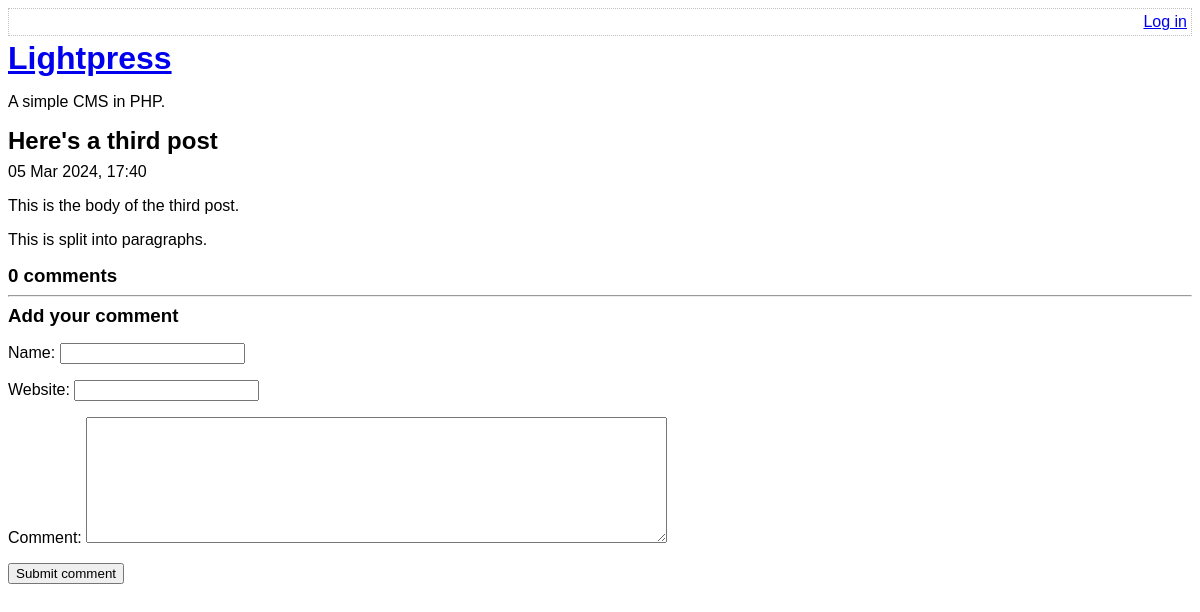
Page /view-post.php?post_id=3 on the committed database.
### tables this page shows
CREATE TABLE post (
    id INTEGER PRIMARY KEY AUTOINCREMENT NOT NULL,
    title VARCHAR NOT NULL,
    body VARCHAR NOT NULL,
    user_id INTEGER NOT NULL,
    created_at VARCHAR NOT NULL,
    updated_at VARCHAR
);

### lib/view-post.php (called while the page is built, shortened)
<?php
function getPostRow(PDO $pdo, $postId)
{
    $stmt = $pdo->prepare(
        'SELECT
            title, created_at, body
        FROM
            post
        WHERE
            id = :id'
    );
    $result = $stmt->execute(
        array('id' => $postId, )
    );
    $row = $stmt->fetch(PDO::FETCH_ASSOC);
    return $row;
    }

### view-post.php (the view, shortened to what this page needs)
<?php
require_once 'lib/common.php';
require_once 'lib/view-post.php';
if (isset($_GET['post_id']))
{
    $postId = $_GET['post_id'];
}
else
{
    $postId = 0;
}
$pdo = getPDO();
$row = getPostRow($pdo, $postId);
?>
<!DOCTYPE html>
<html>
    <head>
        <?php require 'templates/head.php' ?>
    </head>
    <body>
        <?php require 'templates/title.php' ?>
        <h2>
            <?php echo htmlEscape($row['title']) ?>
        </h2>
        <div>
            <?php echo convertSqlDate($row['created_at']) ?>
        </div>
        <?php echo convertNewlinesToParagraphs($row['body']) ?>
        <h3><?php echo countCommentsForPost($postId) ?> comments</h3>
        <?php require 'templates/comment-form.php' ?>
    </body>
</html>

### lib/common.php (shortened to what this page needs)
<?php
function getRootPath()
{
    return realpath(__DIR__ . '/..');
}
function getDatabasePath()
{
    return getRootPath() . '/data/data.sqlite';
}
function getDsn()
{
    return 'sqlite:' . getDatabasePath();
}
function getPDO()
{
    return new PDO(getDsn());
}
function htmlEscape($html)
{
    return htmlspecialchars($html, ENT_HTML5, 'UTF-8');
}
function convertSqlDate($sqlDate)
{
    $date = DateTime::createFromFormat('Y-m-d H:i:s', $sqlDate);
    return $date->format('d M Y, H:i');
}
function convertNewlinesToParagraphs($text)
{
    $escaped = htmlEscape($text);
    return '<p>' . str_replace("\n", "</p><p>", $escaped) . '</p>';
}
function countCommentsForPost($postId)
{
    $pdo = getPDO();
    $sql = "
        SELECT
            COUNT(*) c
        FROM
            comment
        WHERE
            post_id = :post_id
    ";
    $stmt = $pdo->prepare($sql);
    $stmt->execute(
        array('post_id' => $postId, )
    );
    return (int) $stmt->fetchColumn();
}

### assets/main.css (style rules this page uses)
h1, h2, h3 { margin-top: 0; margin-bottom: 8px; }
body { font-family: sans-serif; }

### rows in the picture
post: title "Here's a third post", created_at "05 Mar 2024, 17:40", body "This is the body of the third post. This is split into paragraphs."

### other values in the picture
countCommentsForPost($postId) "0"
